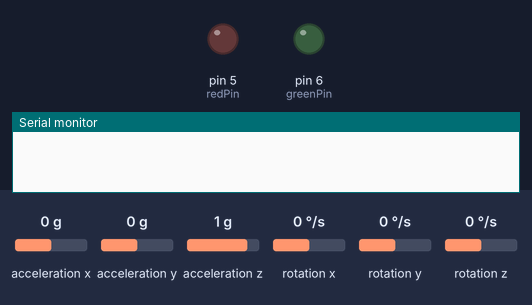
The sketch below on a simulated Arduino Uno, built for the host (arithmetic inside an expression is 32-bit, double 64-bit). Shown: output pins drawn as LEDs (lit = HIGH), the last lines printed to the serial monitor. Inputs (shaded band) come from the test bench; at power-on: acceleration x 0 g, acceleration y 0 g, acceleration z 1 g, rotation x 0 °/s, rotation y 0 °/s, rotation z 0 °/s. WiFi joins after 1.5 s; servers stay silent unless stated.

Above: at 0.1 s.
At 3.3 s:
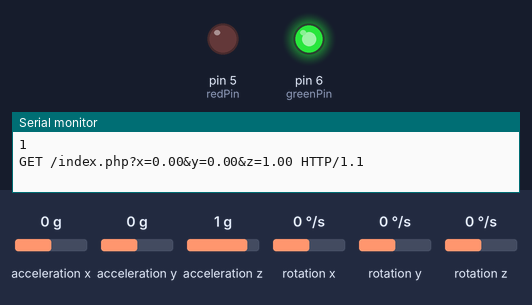
Timing chart, 0 to 4.8 s (numbered marks = the images above):
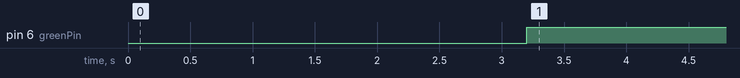

The sketch:

toPagePHP.ino
```cpp
/**
 * Classe toPagePHP
 * Classe che contatta una pagina PHP su un server e gli spedisce dei dati.
 */
#include <SPI.h>
#include <Ethernet.h>
#include <SFE_MMA8452Q.h>

/**
 * Pin per il notificatore multicolore
 */
int redPin = 5;
int greenPin = 6;

/**
 * Indirizzo MAC di Arduino
 */
byte mac[] = { 0x90, 0xA2, 0xDA, 0x10, 0x26, 0x5E };

/**
 * Indirizzo IP del server
 */
IPAddress server(10, 20, 4, 238);

/**
 * Indirizzo IP di Arduino
 */
IPAddress ip(10, 20, 4, 105);

/**
 * Client
 */
EthernetClient client;

String strURL = "";

/**
 * Istanza di acceleromeetro
 */
MMA8452Q accel;

void setup(){
  //Serial.begin(9600);

  /**
   * Metodo che setta all'accelerometro scala e frequenza
   */
  accel.init(SCALE_2G, ODR_400);

    Serial.println(Ethernet.begin(mac));
  if (Ethernet.begin(mac) != 0){
    Ethernet.begin(mac, ip);
  }else{
    Serial.println("Errore");
  }
  pinMode(redPin, OUTPUT);
  pinMode(greenPin, OUTPUT);


  /**
   * Connessione al server
   */

  //delay(100);
}
double cxi;
double cyi;
double czi;
void loop(){
  /**
   * Aggiorno i valori
   */
  client.connect(server, 80);
  UpdateValues();
  //while(client.available()){
  //  char c = client.read();
  //  Serial.print(c);
  //}
      cxi = accel.cx;
      cyi = accel.cy;
      czi = accel.cz;
  //delay(100);
}

void UpdateValues(){
 // Serial.println("Connessione...");

   // Serial.println("Connesso");
    /**
     * Controllo la disponi
     */
    if(accel.available() == 1){
      accel.read();
      /**
      * Notificatore fisico
      */
      /**
      * I range sono stati adattati alla posizione dell'accelerometro.
      */
      /*
      if((accel.cx < -0.015 || accel.cx > 0.015) || (accel.cy < 0.04 || accel.cy > 0.7) || (accel.cz < 0.97 || accel.cx > 1)){
        analogWrite(redPin, 255);
        analogWrite(greenPin, 0);
      }else{
        analogWrite(redPin, 0);
        analogWrite(greenPin, 255);
      }
      */
      double margine = 0.01;
      if((cxi < (accel.cx + margine) && cxi > (accel.cx - margine)) || (cyi < (accel.cy + margine) && cyi > (accel.cy - margine)) || (czi < (accel.cz + margine) && czi > (accel.cz - margine)))
      {
        analogWrite(redPin, 0);
        analogWrite(greenPin, 255);
      }else{
        analogWrite(redPin, 255);
        analogWrite(greenPin, 0);
      }
      /**
      * Creazione dell'URL
      */
      strURL = "GET /index.php?x=";
      strURL += accel.cx;
      strURL += "&y=";
      strURL += accel.cy;
      strURL += "&z=";
      strURL += accel.cz;
      strURL += " HTTP/1.1";
      Serial.println(strURL);
      //invio la richiesta al server
      client.println(strURL);
      client.println("Host: 10.20.4.202");
      client.println("Connection: close");
      client.println();
      //delay(10);
      //chiudo la connessione
      client.stop();
    }else{
      Serial.println("Accelerometro non disponibile.");
    }
}
```

Measured:
- by itself, pin 6 (greenPin): LOW → HIGH at 3.2 s
